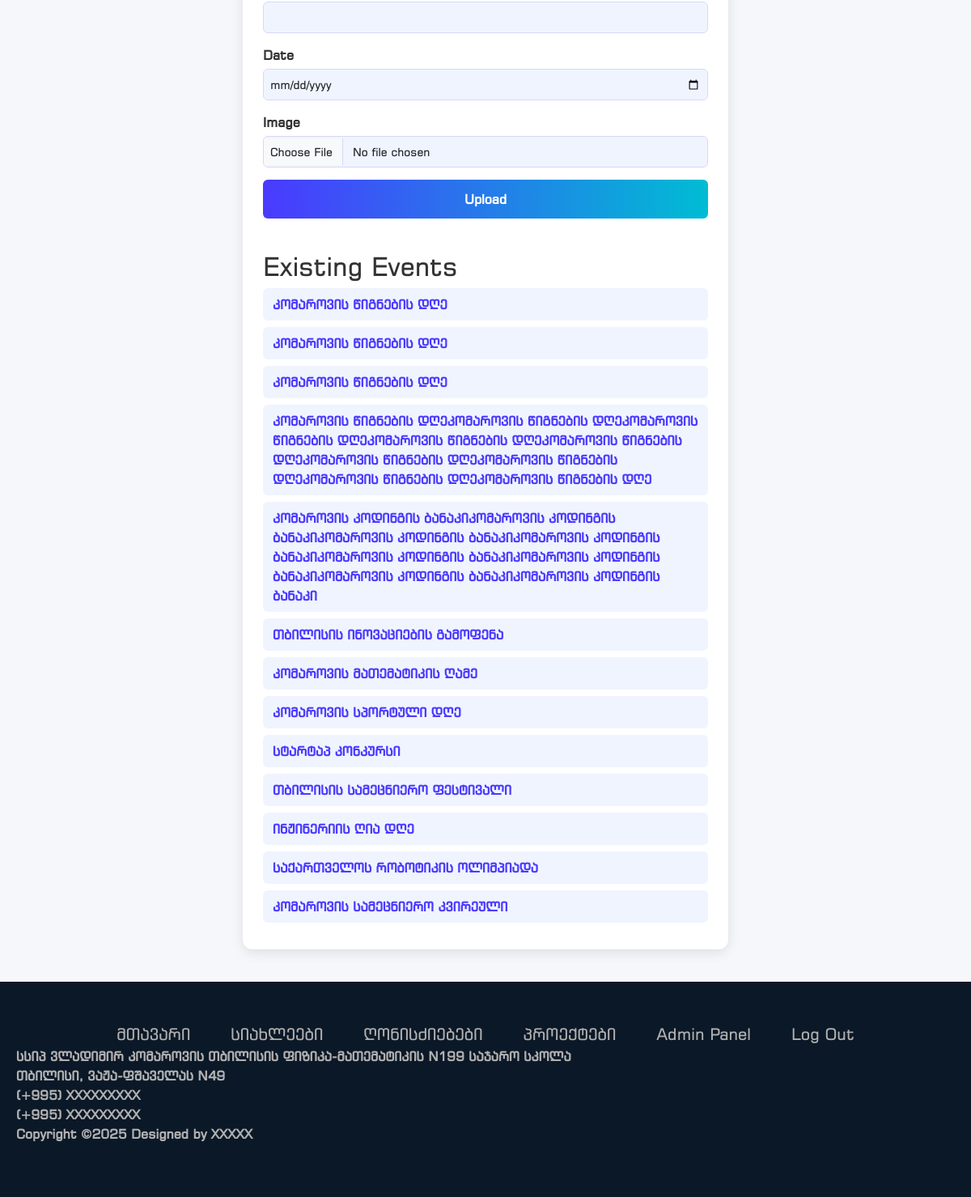
Page /adminpanel/events (signed in, lower part) on the earlier database version.
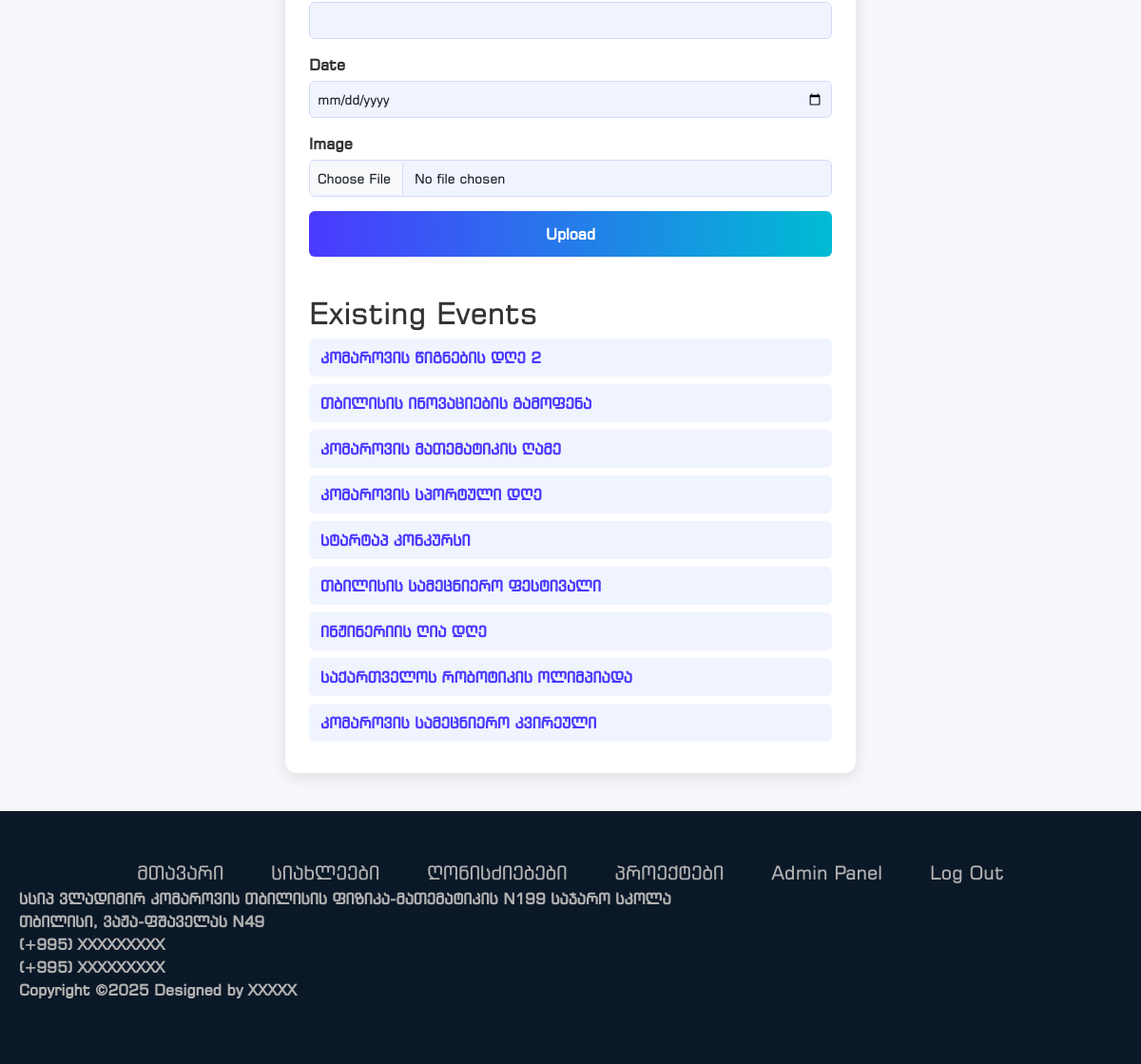
Same page on the later database version.
### models.py (models this page shows, shortened)
class Events(db.Model):
    id = db.Column(db.Integer, primary_key=True)
    title = db.Column(db.String(500), nullable=False)
    description = db.Column(db.Text)
    registration_link = db.Column(db.String(500))
    location = db.Column(db.String(500))
    image = db.Column(db.String(200))
    event_date = db.Column(db.DateTime)
    date_added = db.Column(db.DateTime, default=datetime.utcnow)

### routes.py (the view, shortened to what this page needs)
@app.route("/adminpanel/events", methods=['GET', 'POST'])
@login_required
def add_events():
    form = NewEvent()
    allEvents = Events.query.order_by(Events.date_added.desc())
    return render_template('add_events.html', form=form, events=allEvents)

### forms.py
class NewEvent(FlaskForm):
    title = StringField('Title', validators=[DataRequired(), Length(min=1, max=500)])
    description = StringField('Description', validators=[DataRequired()], widget=TextArea())
    registration_link = StringField("Registration Link", validators=[DataRequired()])
    location = StringField('location', validators=[DataRequired(), Length(min=1, max=500)])
    image = FileField('Image', validators=[FileAllowed(['jpg', 'jpeg', 'png', 'gif'], 'Images only!')])
    event_date = DateField('Date', format='%Y-%m-%d', validators=[DataRequired()])
    submit = SubmitField('Upload')

### models.py (called while the page is built)
@login_manager.user_loader
def load_user(user_id):
    return User.query.get(user_id)

### templates/add_events.html (shortened to what this page needs)
{% extends "base.html" %} {% block head %}
<link
  rel="stylesheet"
  href="{{ url_for('static', filename='css/add_events.css') }}"
/>
{% endblock %} {% block content %}
<div class="form-container">
  <form method="POST" action="" enctype="multipart/form-data">
    <div class="form-group">
      {{ form.location(class="form-control") }}
    </div>
    <div class="form-group">
      <label>{{ form.event_date.label }}</label>
      {{ form.event_date(class="form-control") }}
    </div>
    <div class="form-group">
      <label>{{ form.image.label }}</label>
      {{ form.image(class="form-control") }}
    </div>
    {{ form.submit(class="btn-submit") }}
  </form>
  <div class="events-list">
    <h2>Existing Events</h2>
    {% for event in events %}
    <a href="{{ url_for('update_event', id=event.id) }}">{{ event.title }}</a>
    {% endfor %}
  </div>
</div>
{% endblock %}

Differences in the rows shown:
removed Events: title "კომაროვის წიგნების დღე"
removed Events: title "კომაროვის წიგნების დღე"
removed Events: title "კომაროვის წიგნების დღეკომაროვის წიგნების დღეკომაროვის წიგნების დღეკომაროვის წიგნების დღეკომაროვის წიგნების დღეკომაროვის წიგნების დღეკომაროვის წიგნების დღეკომაროვის წიგნების დღეკომაროვის წიგნების დღე"
removed Events: title "კომაროვის კოდინგის ბანაკიკომაროვის კოდინგის ბანაკიკომაროვის კოდინგის ბანაკიკომაროვის კოდინგის ბანაკიკომაროვის კოდინგის ბანაკიკომაროვის კოდინგის ბანაკიკომაროვის კოდინგის ბანაკიკომაროვის კოდინგის ბანაკი"
changed Events: title "კომაროვის წიგნების დღე" → "კომაროვის წიგნების დღე 2"
